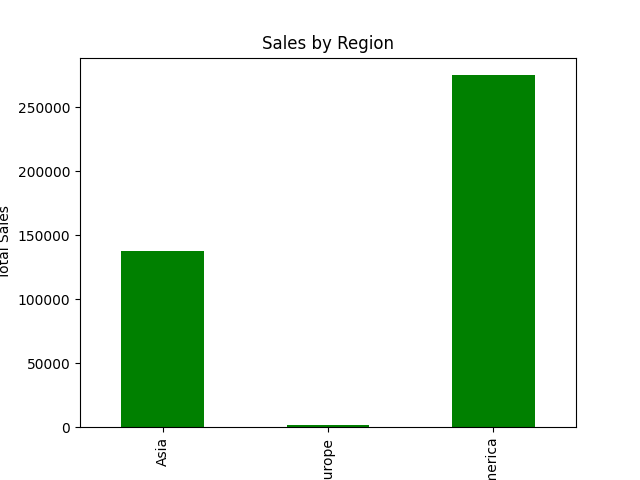

Generate this figure with Python:
import matplotlib.pyplot as plt
import sqlite3
import pandas as pd

conn = sqlite3.connect("ecommerce.db")

query = """
SELECT region, SUM(sales_amount) AS total_sales
FROM orders
GROUP BY region;
"""
df = pd.read_sql(query, conn)

df.plot(kind="bar", x="region", y="total_sales", legend=False, color="green")
plt.title("Sales by Region")
plt.ylabel("Total Sales")
plt.show()

conn.close()
